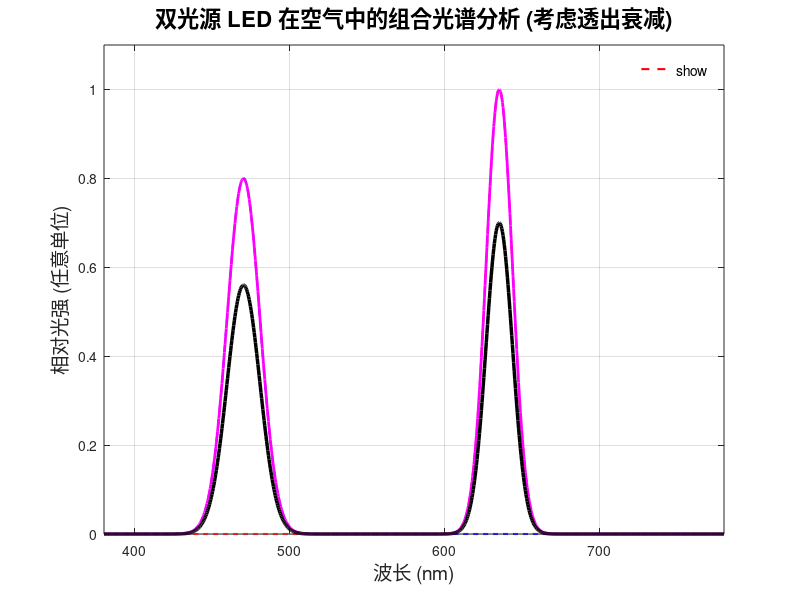

MATLAB code for this plot: (Note: this script raises an error after producing the figure.)
clear; close all; clc;

peak_wavelength_red_nm = 635;
fwhm_red_nm = 20;
intensity_max_red = 1.0;

peak_wavelength_blue_nm = 470;
fwhm_blue_nm = 25;
intensity_max_blue = 0.8;

attenuation_factor = 0.7;

led_length = 1.0;
led_width = 1.0;
led_height = 0.4;
source_distance = 0.6;

source_cuboid_dim = 0.06;
src_half_dim = source_cuboid_dim / 2;

wavelengths_nm = linspace(380, 780, 1000);
sigma_red = fwhm_red_nm / (2 * sqrt(2 * log(2)));
spectrum_red_unattenuated = intensity_max_red * exp(-(wavelengths_nm - peak_wavelength_red_nm).^2 / (2 * sigma_red^2));
sigma_blue = fwhm_blue_nm / (2 * sqrt(2 * log(2)));
spectrum_blue_unattenuated = intensity_max_blue * exp(-(wavelengths_nm - peak_wavelength_blue_nm).^2 / (2 * sigma_blue^2));
spectrum_combined_unattenuated = spectrum_red_unattenuated + spectrum_blue_unattenuated;
spectrum_final_in_air = spectrum_combined_unattenuated * attenuation_factor;

figure(1); 
set(gcf, 'Name', '双光源LED在空气中的光谱分析', 'Position', [50, 100, 800, 500]);
plot(wavelengths_nm, spectrum_red_unattenuated, 'r--', 'LineWidth', 1.5, 'DisplayName', sprintf('红光LED (内部, 峰值: %.0fnm)', peak_wavelength_red_nm));
hold on;
plot(wavelengths_nm, spectrum_blue_unattenuated, 'b--', 'LineWidth', 1.5, 'DisplayName', sprintf('蓝光LED (内部, 峰值: %.0fnm)', peak_wavelength_blue_nm));
plot(wavelengths_nm, spectrum_combined_unattenuated, 'm-', 'LineWidth', 2, 'DisplayName', '叠加光谱 (LED内部, 未衰减)');
plot(wavelengths_nm, spectrum_final_in_air, 'k-', 'LineWidth', 2.5, 'DisplayName', sprintf('最终光谱 (在空气中, 衰减后 x%.2f)', attenuation_factor));
title('双光源 LED 在空气中的组合光谱分析 (考虑透出衰减)', 'FontSize', 16, 'FontWeight', 'bold');
xlabel('波长 (nm)', 'FontSize', 14);
ylabel('相对光强 (任意单位)', 'FontSize', 14);
grid on; axis tight; current_ylim = ylim; ylim([0, current_ylim(2) * 1.1]);
legend('show', 'Location', 'northeast', 'FontSize', 10); legend('boxoff');
hold off;

fprintf('--- 双光源 LED 最终在空气中光谱的分析结果 ---\n');
[peaks_final, locs_final_idx] = findpeaks(spectrum_final_in_air, 'MinPeakHeight', 0.05 * max(spectrum_final_in_air), 'MinPeakDistance', round(numel(wavelengths_nm)*0.05) );
locs_final_wl = wavelengths_nm(locs_final_idx);
fprintf('最终在空气中光谱的峰值信息:\n');
if isempty(peaks_final)
    fprintf('  未检测到明显峰值。\n');
else
    for i = 1:length(peaks_final), fprintf('  峰值 %d: 波长 %.2f nm, 相对强度 %.3f\n', i, locs_final_wl(i), peaks_final(i)); end
end
centroid_wavelength_final = sum(wavelengths_nm .* spectrum_final_in_air) / sum(spectrum_final_in_air);
fprintf('最终在空气中光谱的质心波长: %.2f nm\n', centroid_wavelength_final);
total_intensity_final = trapz(wavelengths_nm, spectrum_final_in_air);
fprintf('最终在空气中光谱的总相对光强 (积分面积): %.2f\n', total_intensity_final);

figure(2); 
set(gcf, 'Name', 'LED 发光3D模拟图 (粒子云可视化)', 'Position', [900, 100, 800, 700]);
clf; 

hl = led_length / 2; hw = led_width / 2; hh = led_height;
vertices_led = [
    -hl, -hw, 0; hl, -hw, 0; hl, hw, 0; -hl, hw, 0;
    -hl, -hw, hh; hl, -hw, hh; hl, hw, hh; -hl, hw, hh
];
faces_led = [
    1, 2, 3, 4; 5, 6, 7, 8; 1, 2, 6, 5; 
    2, 3, 7, 6; 3, 4, 8, 7; 4, 1, 5, 8
];
patch('Vertices', vertices_led, 'Faces', faces_led, ...
      'FaceColor', [0.75, 0.75, 0.85], 'EdgeColor', 'k', ...
      'FaceAlpha', 0.20, 'LineWidth', 1); 
hold on;

src_red_center_pos = [-source_distance/2, 0, src_half_dim]; 
src_blue_center_pos = [source_distance/2, 0, src_half_dim];

color_red_source = [1, 0, 0]; color_blue_source = [0, 0, 1];

src_faces = [1,2,3,4; 5,6,7,8; 1,2,6,5; 2,3,7,6; 3,4,8,7; 4,1,5,8];

v_red_src = [
    src_red_center_pos(1)-src_half_dim, src_red_center_pos(2)-src_half_dim, src_red_center_pos(3)-src_half_dim;
    src_red_center_pos(1)+src_half_dim, src_red_center_pos(2)-src_half_dim, src_red_center_pos(3)-src_half_dim;
    src_red_center_pos(1)+src_half_dim, src_red_center_pos(2)+src_half_dim, src_red_center_pos(3)-src_half_dim;
    src_red_center_pos(1)-src_half_dim, src_red_center_pos(2)+src_half_dim, src_red_center_pos(3)-src_half_dim;
    src_red_center_pos(1)-src_half_dim, src_red_center_pos(2)-src_half_dim, src_red_center_pos(3)+src_half_dim;
    src_red_center_pos(1)+src_half_dim, src_red_center_pos(2)-src_half_dim, src_red_center_pos(3)+src_half_dim;
    src_red_center_pos(1)+src_half_dim, src_red_center_pos(2)+src_half_dim, src_red_center_pos(3)+src_half_dim;
    src_red_center_pos(1)-src_half_dim, src_red_center_pos(2)+src_half_dim, src_red_center_pos(3)+src_half_dim;
];
h_patch_red_src = patch('Vertices', v_red_src, 'Faces', src_faces, 'FaceColor', color_red_source, 'EdgeColor', 'k', 'LineWidth', 0.5, 'DisplayName', '红光光源');

v_blue_src = [
    src_blue_center_pos(1)-src_half_dim, src_blue_center_pos(2)-src_half_dim, src_blue_center_pos(3)-src_half_dim;
    src_blue_center_pos(1)+src_half_dim, src_blue_center_pos(2)-src_half_dim, src_blue_center_pos(3)-src_half_dim;
    src_blue_center_pos(1)+src_half_dim, src_blue_center_pos(2)+src_half_dim, src_blue_center_pos(3)-src_half_dim;
    src_blue_center_pos(1)-src_half_dim, src_blue_center_pos(2)+src_half_dim, src_blue_center_pos(3)-src_half_dim;
    src_blue_center_pos(1)-src_half_dim, src_blue_center_pos(2)-src_half_dim, src_blue_center_pos(3)+src_half_dim;
    src_blue_center_pos(1)+src_half_dim, src_blue_center_pos(2)-src_half_dim, src_blue_center_pos(3)+src_half_dim;
    src_blue_center_pos(1)+src_half_dim, src_blue_center_pos(2)+src_half_dim, src_blue_center_pos(3)+src_half_dim;
    src_blue_center_pos(1)-src_half_dim, src_blue_center_pos(2)+src_half_dim, src_blue_center_pos(3)+src_half_dim;
];
h_patch_blue_src = patch('Vertices', v_blue_src, 'Faces', src_faces, 'FaceColor', color_blue_source, 'EdgeColor', 'k', 'LineWidth', 0.5, 'DisplayName', '蓝光光源');

num_particles_top_cone = 700;       
num_particles_per_side_group = 1200; 
angle_spread_top_cone = pi/3.0;     
angle_spread_side = pi/2.8;         

particle_max_dist_top = led_height * 1.8;  
particle_max_dist_side = led_width * 1.1;  

particle_size_top_attenuated = 10; 
particle_size_side_unattenuated = 18;
particle_alpha_top = 0.4;          
particle_alpha_side = 0.6;         
marker_type = 'o';                 

legend_handles = [h_patch_red_src, h_patch_blue_src]; 
legend_labels = {get(h_patch_red_src, 'DisplayName'), get(h_patch_blue_src, 'DisplayName')}; 

plotted_legend_top_red = false; plotted_legend_side_red = false;
plotted_legend_top_blue = false; plotted_legend_side_blue = false;

sources_center_pos = {src_red_center_pos, src_blue_center_pos}; 
base_colors = {color_red_source, color_blue_source};
source_names = {'红光', '蓝光'};

for src_idx = 1:length(sources_center_pos)
    current_source_center = sources_center_pos{src_idx};
    current_base_color = base_colors{src_idx};
    current_source_name = source_names{src_idx};

    P_top_emission_center_on_led = [current_source_center(1), current_source_center(2), hh]; 

    top_particles_x = zeros(num_particles_top_cone, 1);
    top_particles_y = zeros(num_particles_top_cone, 1);
    top_particles_z = zeros(num_particles_top_cone, 1);
    for k_part = 1:num_particles_top_cone
        phi = 2 * pi * rand(); 
        theta = angle_spread_top_cone * sqrt(rand()); 
        dist = particle_max_dist_top * rand()^(1/3); 
        
        dx = sin(theta) * cos(phi);
        dy = sin(theta) * sin(phi);
        dz = cos(theta);
        if dz < 0.01, dz = 0.01 + rand()*0.1; end 
        
        dir_vec = [dx, dy, dz] / norm([dx,dy,dz]);
        
        top_particles_x(k_part) = P_top_emission_center_on_led(1) + dist * dir_vec(1);
        top_particles_y(k_part) = P_top_emission_center_on_led(2) + dist * dir_vec(2);
        top_particles_z(k_part) = P_top_emission_center_on_led(3) + dist * dir_vec(3);
    end
    
    lh_top_particles_disp_name = '';
    if src_idx == 1 && ~plotted_legend_top_red
        lh_top_particles_disp_name = sprintf('%s: 顶部粒子云 (衰减)', current_source_name); 
        plotted_legend_top_red = true;
    elseif src_idx == 2 && ~plotted_legend_top_blue
        lh_top_particles_disp_name = sprintf('%s: 顶部粒子云 (衰减)', current_source_name); 
        plotted_legend_top_blue = true;
    end
    h_top_particles = scatter3(top_particles_x, top_particles_y, top_particles_z, ...
        particle_size_top_attenuated, current_base_color, marker_type, ...
        'filled', 'MarkerFaceAlpha', particle_alpha_top, 'MarkerEdgeAlpha', particle_alpha_top*0.7, ...
        'DisplayName', lh_top_particles_disp_name);
    if ~isempty(lh_top_particles_disp_name) && ishandle(h_top_particles)
        legend_handles(end+1) = h_top_particles;
        legend_labels{end+1} = lh_top_particles_disp_name;
    end

    side_emission_origins = { 
        [hl, current_source_center(2), current_source_center(3) + (rand-0.5)*hh*0.3], 
        [-hl, current_source_center(2), current_source_center(3) + (rand-0.5)*hh*0.3],
        [current_source_center(1), hw, current_source_center(3) + (rand-0.5)*hh*0.3], 
        [current_source_center(1), -hw, current_source_center(3) + (rand-0.5)*hh*0.3] 
    };
    side_main_normals = {[1,0,0], [-1,0,0], [0,1,0], [0,-1,0]}; 

    lh_side_particles_disp_name = '';
     if src_idx == 1 && ~plotted_legend_side_red
        lh_side_particles_disp_name = sprintf('%s: 侧面粒子云 (未衰减)', current_source_name); 
        plotted_legend_side_red = true;
    elseif src_idx == 2 && ~plotted_legend_side_blue
        lh_side_particles_disp_name = sprintf('%s: 侧面粒子云 (未衰减)', current_source_name); 
        plotted_legend_side_blue = true;
    end

    all_side_particles_x = []; all_side_particles_y = []; all_side_particles_z = [];

    for j_side = 1:length(side_emission_origins)
        P_side_emit_origin = side_emission_origins{j_side}; 
        main_normal_side = side_main_normals{j_side};
        
        num_particles_this_side_segment = round(num_particles_per_side_group / length(side_emission_origins));
        side_particles_x_temp = zeros(num_particles_this_side_segment, 1);
        side_particles_y_temp = zeros(num_particles_this_side_segment, 1);
        side_particles_z_temp = zeros(num_particles_this_side_segment, 1);

        for k_part_side = 1:num_particles_this_side_segment
            rand_vec = randn(1,3); 
            ortho_vec = cross(main_normal_side, rand_vec); 
            if norm(ortho_vec) < 1e-6, ortho_vec = cross(main_normal_side, [rand() rand() rand()]+1e-3); end 
            ortho_vec = ortho_vec / norm(ortho_vec);
            
            angle = angle_spread_side * rand(); 
            
            perturb_x = (rand - 0.5) * 2 * sin(angle_spread_side/2);
            perturb_y = (rand - 0.5) * 2 * sin(angle_spread_side/2);
            perturb_z = (rand - 0.5) * 2 * sin(angle_spread_side/2);
            
            dir_vec = main_normal_side + [perturb_x, perturb_y, perturb_z]*0.9; 
            dir_vec = dir_vec / norm(dir_vec);
            
            if dot(dir_vec, main_normal_side) < cos(angle_spread_side * 1.15) 
                phi_side = 2 * pi * rand();
                theta_side = angle_spread_side * sqrt(rand());
                
                if abs(main_normal_side(3)) < 0.95
                    axis1 = cross(main_normal_side, [0,0,1]); axis1 = axis1/norm(axis1);
                else
                    axis1 = cross(main_normal_side, [1,0,0]); axis1 = axis1/norm(axis1);
                end
                axis2 = cross(main_normal_side, axis1); axis2 = axis2/norm(axis2);
                
                dir_vec_local_z = cos(theta_side);
                dir_vec_local_x = sin(theta_side) * cos(phi_side);
                dir_vec_local_y = sin(theta_side) * sin(phi_side);
                
                dir_vec = main_normal_side * dir_vec_local_z + axis1 * dir_vec_local_x + axis2 * dir_vec_local_y;
            end
            dir_vec = dir_vec / norm(dir_vec);
            if dot(dir_vec, main_normal_side) < 0.05 
                dir_vec = main_normal_side; 
            end

            dist_side = particle_max_dist_side * rand()^(1/3);
            
            side_particles_x_temp(k_part_side) = P_side_emit_origin(1) + dist_side * dir_vec(1);
            side_particles_y_temp(k_part_side) = P_side_emit_origin(2) + dist_side * dir_vec(2);
            side_particles_z_temp(k_part_side) = P_side_emit_origin(3) + dist_side * dir_vec(3);
        end
        all_side_particles_x = [all_side_particles_x; side_particles_x_temp];
        all_side_particles_y = [all_side_particles_y; side_particles_y_temp];
        all_side_particles_z = [all_side_particles_z; side_particles_z_temp];
    end
    
    if ~isempty(all_side_particles_x) 
        h_side_particles = scatter3(all_side_particles_x, all_side_particles_y, all_side_particles_z, ...
            particle_size_side_unattenuated, current_base_color, marker_type, ...
            'filled', 'MarkerFaceAlpha', particle_alpha_side, 'MarkerEdgeAlpha', particle_alpha_side*0.7, ...
            'DisplayName', lh_side_particles_disp_name); 
        if ~isempty(lh_side_particles_disp_name) && ishandle(h_side_particles)
            legend_handles(end+1) = h_side_particles;
            legend_labels{end+1} = lh_side_particles_disp_name;
        end
    end
end

title('LED 模型及其在空气中发光的3D模拟图 (粒子云)', 'FontSize', 16, 'FontWeight','bold'); 
xlabel('X 轴 (单位)', 'FontSize', 13);
ylabel('Y 轴 (单位)', 'FontSize', 13);
zlabel('Z 轴 (高度, 单位)', 'FontSize', 13);
axis equal; grid on; view(35, 30); rotate3d on; 

if ~isempty(legend_handles)
    valid_handles = []; unique_display_names = {}; temp_labels = {};
    for i = 1:length(legend_handles)
        if isgraphics(legend_handles(i)) && ~isempty(get(legend_handles(i), 'DisplayName')) 
            current_disp_name = get(legend_handles(i), 'DisplayName');
            if ~ismember(current_disp_name, unique_display_names)
                valid_handles(end+1) = legend_handles(i);
                unique_display_names{end+1} = current_disp_name;
                temp_labels{end+1} = current_disp_name; 
            end
        end
    end
    if ~isempty(valid_handles)
        legend(valid_handles, temp_labels, 'Location', 'northeastoutside', 'FontSize', 10);
        legend('boxoff');
    end
end

camlight('headlight'); lighting gouraud; 
hold off;

disp(' ');
disp('双光源频谱分析和3D粒子云可视化完成。');
disp('图形窗口1: 光谱图');
disp('图形窗口2: 3D LED发光模拟图 (粒子云可视化)');
